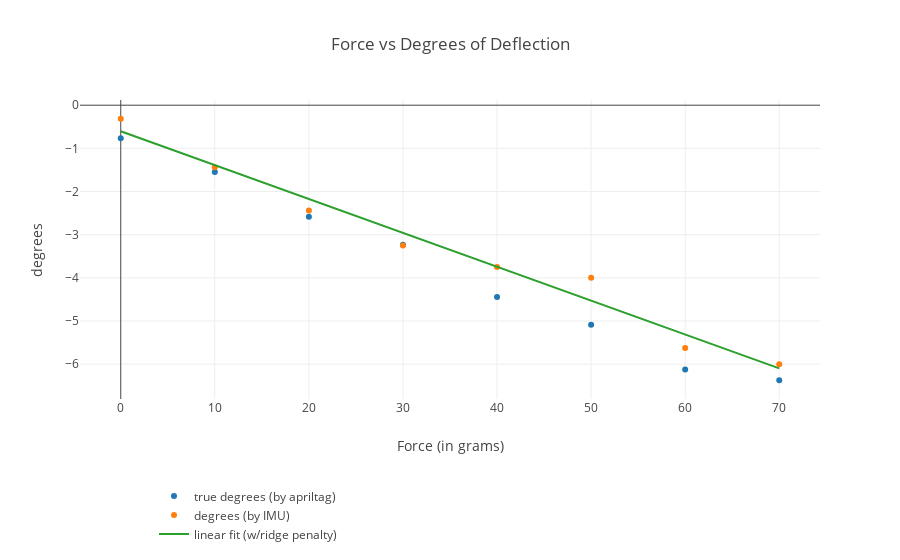

Source (notebook cell):
### Code cell
data = [trace1, trace0, trace2]

layout = go.Layout(
    title='Force vs Degrees of Deflection',
    yaxis=dict(title='degrees'),
    xaxis=dict(title='Force (in grams)'),
    legend=dict(x=.1, y=-.5) )

fig = go.Figure(data=data, layout=layout)
# Plot and embed in ipython notebook!

print('Coefficients: \n', regr.coef_)
print("Mean squared error: %.2f" % mean_squared_error(yIMU, yPred))
print('Variance score (ideal 1): %.2f' % r2_score(yIMU, yPred)) 
iplot(fig)
#po.plot(fig, filename='temp_plot.html')

### Figure 1 — Plotly figure (JSON) as saved in the notebook; plotly's stock layout.template omitted (floating-point values rounded to 4 significant figures)
{"data": [{"mode": "markers", "name": "true degrees (by apriltag)", "type": "scatter", "x": [0, 10, 20, 30, 40, 50, 60, 70], "y": [-0.7678, -1.546, -2.587, -3.232, -4.446, -5.089, -6.127, -6.375]}, {"mode": "markers", "name": "degrees (by IMU)", "type": "scatter", "x": [0, 10, 20, 30, 40, 50, 60, 70], "y": [-0.3125, -1.438, -2.438, -3.25, -3.75, -4, -5.625, -6]}, {"name": "linear fit (w/ridge penalty)", "type": "scatter", "x": [0, 3.684, 7.368, 11.05, 14.74, 18.42, 22.11, 25.79, 29.47, 33.16, 36.84, 40.53, 44.21, 47.89, 51.58, 55.26, 58.95, 62.63, 66.32, 70], "y": [-0.6042, -0.8934, -1.183, -1.472, -1.761, -2.05, -2.339, -2.629, -2.918, -3.207, -3.496, -3.785, -4.075, -4.364, -4.653, -4.942, -5.231, -5.521, -5.81, -6.099]}], "layout": {"legend": {"x": 0.1, "y": -0.5}, "title": "Force vs Degrees of Deflection", "xaxis": {"title": "Force (in grams)"}, "yaxis": {"title": "degrees"}}}
